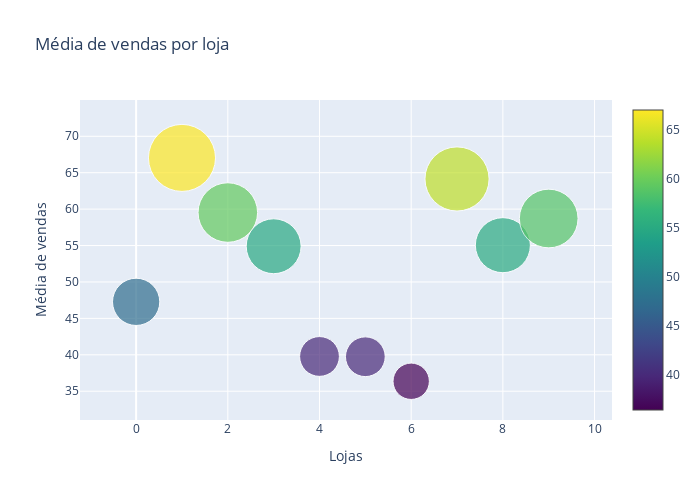

Source (notebook cell):
### Code cell
fig = go.Figure()
fig.add_trace(go.Scatter(
    y = df_sales_across_store['avg_sale'].values,
    mode='markers',
    marker=dict(
        size = df_sales_across_store['avg_sale'].values,
        color = df_sales_across_store['avg_sale'].values,
        colorscale = 'Viridis',
        showscale = True

    ),
    text = df_sales_across_store.index.values
))

fig.update_layout(
        title='<span>Média de vendas por loja</span>', 
        autosize=False,
        width=700,
        height=500,
        yaxis=dict(title='<span>Média de vendas</span>'),
        xaxis=dict(title='<span>Lojas</span>')
    )

fig.show()

### Figure 1 — Plotly figure (JSON) as saved in the notebook; plotly's stock layout.template omitted (floating-point values rounded to 4 significant figures)
{"data": [{"marker": {"color": [47.27, 67.03, 59.53, 54.9, 39.77, 39.73, 36.36, 64.14, 55.05, 58.71], "colorscale": [[0, "#440154"], [0.1111, "#482878"], [0.2222, "#3e4989"], [0.3333, "#31688e"], [0.4444, "#26828e"], [0.5556, "#1f9e89"], [0.6667, "#35b779"], [0.7778, "#6ece58"], [0.8889, "#b5de2b"], [1, "#fde725"]], "showscale": true, "size": [47.27, 67.03, 59.53, 54.9, 39.77, 39.73, 36.36, 64.14, 55.05, 58.71]}, "mode": "markers", "text": [1, 2, 3, 4, 5, 6, 7, 8, 9, 10], "type": "scatter", "y": [47.27, 67.03, 59.53, 54.9, 39.77, 39.73, 36.36, 64.14, 55.05, 58.71]}], "layout": {"autosize": false, "height": 500, "title": {"text": "<span>Média de vendas por loja</span>"}, "width": 700, "xaxis": {"title": {"text": "<span>Lojas</span>"}}, "yaxis": {"title": {"text": "<span>Média de vendas</span>"}}}}
